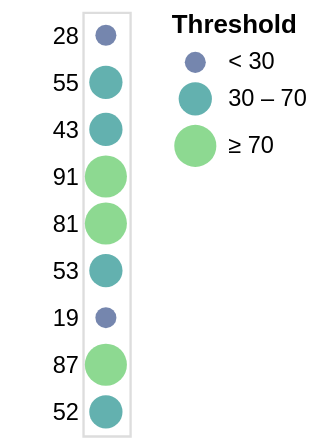

Write the Vega-Lite specification saved for this chart.
### Vega specification from a JSON file in a GitHub repository (floating-point values rounded to 4 significant figures)
{"$schema": "https://vega.github.io/schema/vega/v4.json", "autosize": "pad", "padding": 5, "width": 20, "style": "cell", "data": [{"name": "source_0", "values": [{"a": "A", "b": 28}, {"a": "B", "b": 55}, {"a": "C", "b": 43}, {"a": "D", "b": 91}, {"a": "E", "b": 81}, {"a": "F", "b": 53}, {"a": "G", "b": 19}, {"a": "H", "b": 87}, {"a": "I", "b": 52}]}], "signals": [{"name": "y_step", "value": 20}, {"name": "height", "update": "bandspace(domain('y').length, 1, 0.5) * y_step"}], "marks": [{"name": "marks", "type": "symbol", "style": ["circle"], "from": {"data": "source_0"}, "encode": {"update": {"opacity": {"value": 0.7}, "fill": [{"test": "datum[\"b\"] === null || isNaN(datum[\"b\"])", "value": null}, {"scale": "color", "field": "b"}], "tooltip": {"signal": "{\"b\": ''+datum[\"b\"], \"Threshold\": format(datum[\"b\"], \"\")}"}, "x": {"signal": "width", "mult": 0.5}, "y": {"scale": "y", "field": "b"}, "size": {"scale": "size", "field": "b"}, "shape": {"value": "circle"}}}}], "scales": [{"name": "y", "type": "point", "domain": {"data": "source_0", "field": "b"}, "range": {"step": {"signal": "y_step"}}, "padding": 0.5}, {"name": "color", "type": "threshold", "domain": [30, 70], "range": {"scheme": "viridis"}}, {"name": "size", "type": "threshold", "domain": [30, 70], "range": [80, 200, 320]}], "axes": [{"scale": "y", "orient": "left", "grid": false, "domain": false, "ticks": false, "zindex": 1}], "legends": [{"title": "Threshold", "fill": "color", "gradientLength": {"signal": "clamp(height, 64, 200)"}, "labelOverlap": "greedy", "encode": {"symbols": {"update": {"shape": {"value": "circle"}, "opacity": {"value": 0.7}}}}, "size": "size"}], "config": {"axisY": {"minExtent": 30}}}
